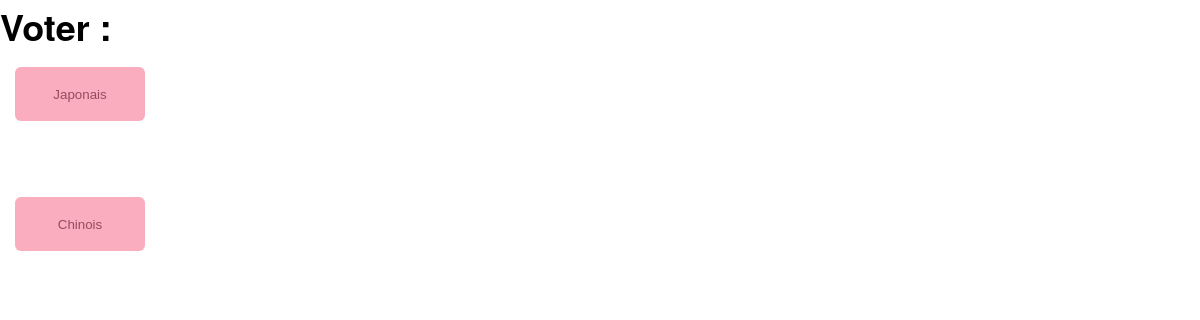
Page /?page=createdPoll&poll_id=1 (signed in) on the earlier database version.
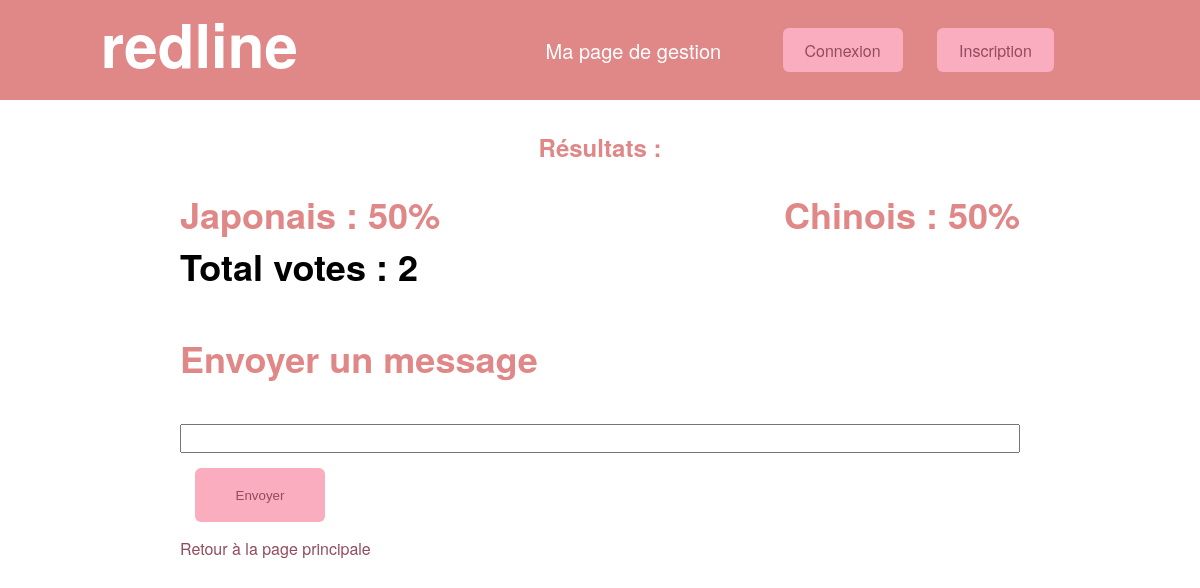
Same page on the later database version.
### tables this page shows
CREATE TABLE `polls` (
  `poll_id` int(11) NOT NULL,
  `poll_title` varchar(80) NOT NULL,
  `poll_answer1` varchar(20) NOT NULL,
  `poll_answer2` varchar(20) NOT NULL,
  `poll_link` varchar(40) DEFAULT NULL,
  `poll_top_percent` int(11) DEFAULT NULL,
  `created_at` timestamp NULL DEFAULT current_timestamp(),
  `poll_limit` timestamp NULL DEFAULT current_timestamp(),
  `poll_creator` varchar(80) NOT NULL,
  `accepted_id` int(11) DEFAULT NULL,
  `poll_answer1_votes` int(11) DEFAULT 0,
  `poll_answer2_votes` int(11) DEFAULT 0
);

### public/index.php (called while the page is built, shortened)
<?php
require ROOT."/Autoloader.php";
require ROOT."/Rooter.php";
?>

### autoloader.php (called while the page is built, shortened)
<?php
class Autoloader{
    public static function autoload($class){
        $class = str_replace("\\","/", $class);
    }
}

### Core/Database.php (called while the page is built, shortened)
<?php
class Database{
    protected $pdo;
    public function __construct()
    {
        try {
            $this->host   = $dbConfig["host"];
            $this->dbname = $dbConfig["dbname"];
            $this->dbuser = $dbConfig["dbuser"];
            $this->dbpass = $dbConfig["dbpass"];
            $this->pdo = new \PDO("mysql:host=$this->host;dbname=$this->dbname", $this->dbuser, $this->dbpass);
        } catch (\PDOException $e) {
            return $e->getMessage();
        }
    }
    public function query($statement)
    {
        $query = $this->pdo->query($statement);
            return $query->fetchAll(\PDO::FETCH_OBJ);
    }
}

### App/Model/CreatedPollModel.php (called while the page is built, shortened)
<?php
class CreatedPollModel extends Database{
    public function getPoll($pollId) {
        $LastPoll = $this->query("SELECT * FROM polls WHERE poll_id = '$pollId'");
       return ($LastPoll);
    }
    public function getPollResult($pollId) {
        $getPollResult = $this->query("SELECT * FROM polls WHERE poll_id = '$pollId'");
        return ($getPollResult);
    }
}

### App/View/ResultPollView.php (the view, shortened to what this page needs)
<!DOCTYPE html>
<html lang="fr">
<head>
    <?php include ROOT. "/public/includes/_head.php" ;?>
</head>
<body>
    <?php include ROOT. "/public/includes/_header.php" ;?>
<div class="wrapper app">
<h1 class="app">Résultats :</h1>
<div class="choices">
    <h3 class="app"><?=$getPollFirstAnswer?> : <?=$votesAnswer1Percents?>%</h3>
    <h3 class="app"><?=$getPollSecondAnswer?> : <?=$votesAnswer2Percents?>%</h3>
</div>
<h3>Total votes : <?=$totalVotes?></h3>
<div id="messages">
    <h3 class="app">Envoyer un message</h3>
</div>
    <form method="POST">
        <input class="message" type="text" name="message" id="">
        <button class="sendMessage" type="submit" name="sendMessage">Envoyer</button>
    </form>
    <a href="?page=MyPolls" class="returnhome">Retour à la page principale</a>
</div>
</body>
</html>

### App/View/ChoosePollAnswer.php (shortened to what this page needs)
<!DOCTYPE html>
<html lang="fr">
<?php include ROOT. "/public/includes/_head.php" ;?>
<body>
<h3>Voter :</h3>
<form action="" method="POST">
    <button type="submit" name="chooseFirstAnswer"><?=$getPollFirstAnswer?></button>
</form>
<br><br>
<form action="" method="POST">
    <button type="submit" name="chooseSecondAnswer"><?=$getPollSecondAnswer?></button>
</form>
</body>
</html>

### public/includes/_header.php
<header>
        <a href="?"><h1>redline</h1></a>
        <nav>
            <ul>
              <li><a href="?page=MyPolls">Ma page de gestion</a></li>
            </ul>
            <div class="actions">
            <a class="button" href="?page=connexion">Connexion</a>
            <a class="button" href="?page=signUp">Inscription</a>
        </div>
        </nav>
</header>

Differences in the rows shown:
changed polls "Japonais": votesAnswer1Percents (not shown) → "50"; votesAnswer2Percents (not shown) → "50"; totalVotes (not shown) → "2"
Other differences:
text no longer shown: "Voter :"
text now shown: "redline Ma page de gestion Connexion Inscription Résultats : : % : % Total votes : Envoyer un message Envoyer Retour à la page principale"
